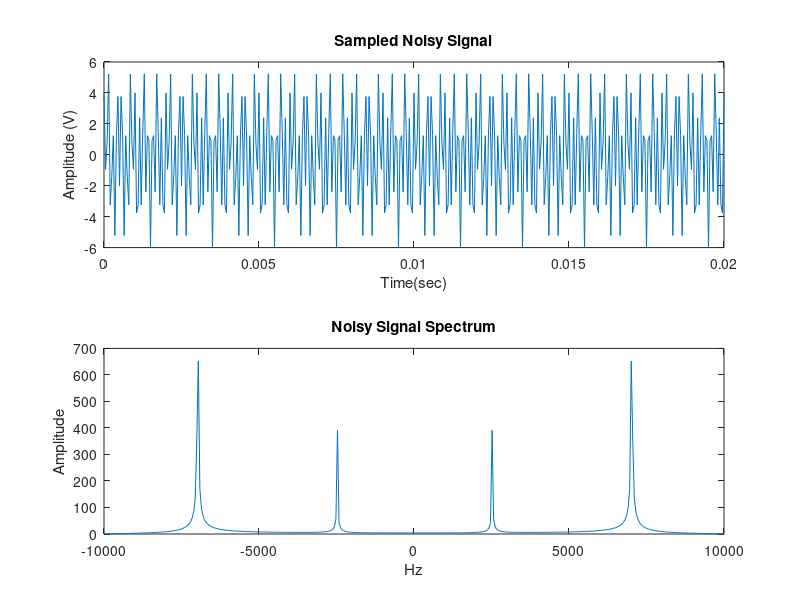

The MATLAB source for this figure: (Note: this script raises an error after producing the figure.)
clc ;
fs = 20000;
T  = 1/fs;
t = 0:1/fs:0.02;

signal_noisy = 2*sin(2*pi*2500*t) + 4*cos(2*pi*7000*t);

noisy_single = single(signal_noisy);
noisy_hex    = num2hex(noisy_single);

figure(1);
ydft= fftshift(fft(signal_noisy));
df = fs/length(signal_noisy);
f  = -fs/2+df:df:fs/2;

subplot(2,1,1); plot(t,signal_noisy);title('Sampled Noisy Signal');xlabel('Time(sec)');ylabel('Amplitude (V)');
subplot(2,1,2); plot(f,abs(ydft));title('Noisy Signal Spectrum');xlabel('Hz');ylabel('Amplitude');

filter_out_noisy = hexsingle2num(filterout.Variables);

figure(2);
ydft= fftshift(fft(filter_out_noisy));
df = fs/length(filter_out_noisy);
f  = -fs/2+df:df:fs/2;
subplot(2,1,1);plot(f,abs(ydft));title(' Filtered Noisy Signal Spectrum ');xlabel('Hz');ylabel('Amplitude');
subplot(2,1,2);plot(filter_out_noisy);title(' Filtered Noisy Signal  ');xlabel('Time(sec)');ylabel('Amplitude (V)');


